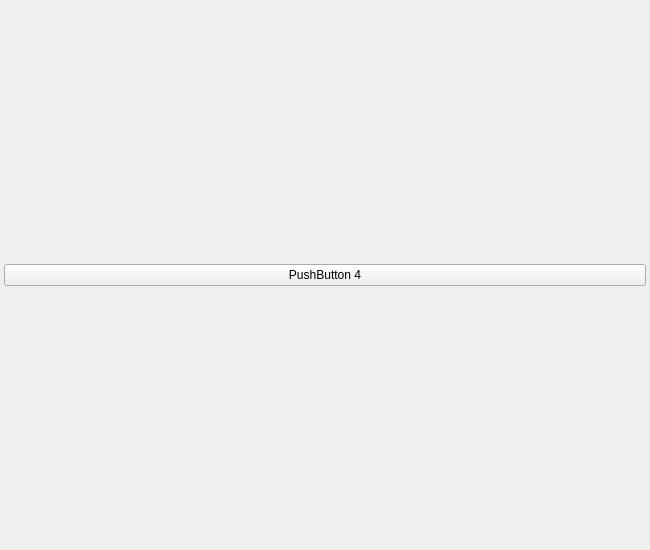
<?xml version="1.0" encoding="UTF-8"?>
<ui version="4.0">
 <class>remoteExport</class>
 <widget class="QWidget" name="remoteExport">
  <property name="geometry">
   <rect>
    <x>0</x>
    <y>0</y>
    <width>650</width>
    <height>550</height>
   </rect>
  </property>
  <property name="sizePolicy">
   <sizepolicy hsizetype="Expanding" vsizetype="Expanding">
    <horstretch>0</horstretch>
    <verstretch>0</verstretch>
   </sizepolicy>
  </property>
  <property name="windowTitle">
   <string>Form</string>
  </property>
  <layout class="QVBoxLayout" name="mainVLayout">
   <property name="margin">
    <number>4</number>
   </property>
   <item>
    <widget class="QPushButton" name="pushButton">
     <property name="text">
      <string>PushButton 4</string>
     </property>
    </widget>
   </item>
  </layout>
 </widget>
 <resources>
  <include location="icons/temp_icons.qrc"/>
 </resources>
 <connections/>
</ui>
